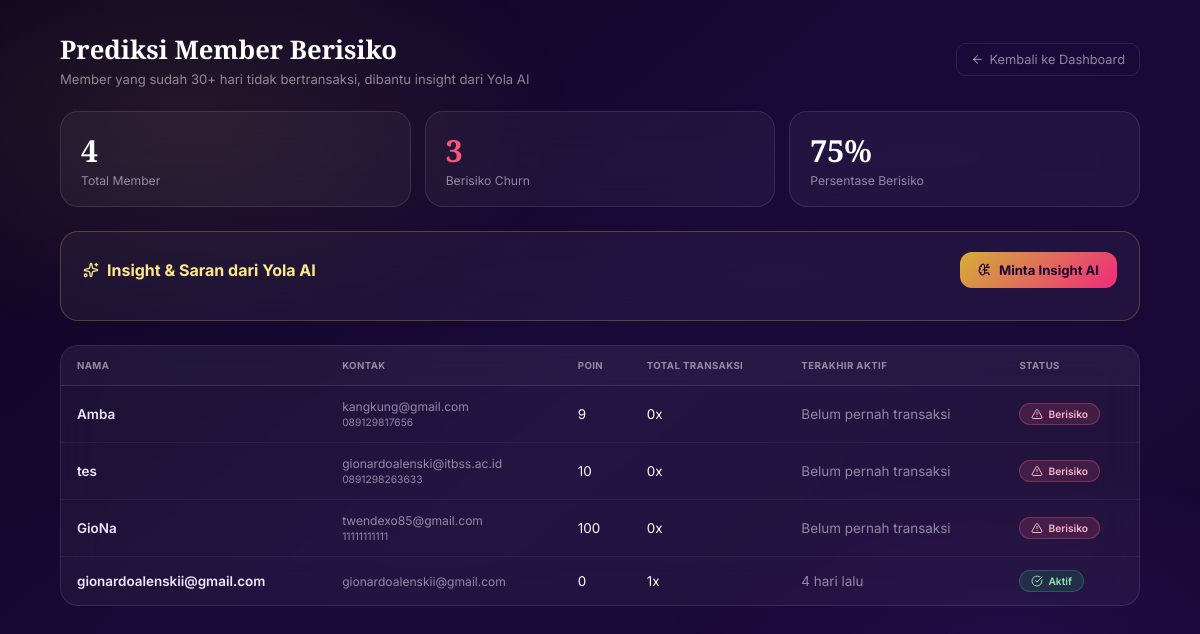
The page /prediksi_churn.php (signed in) on the database as committed earlier.
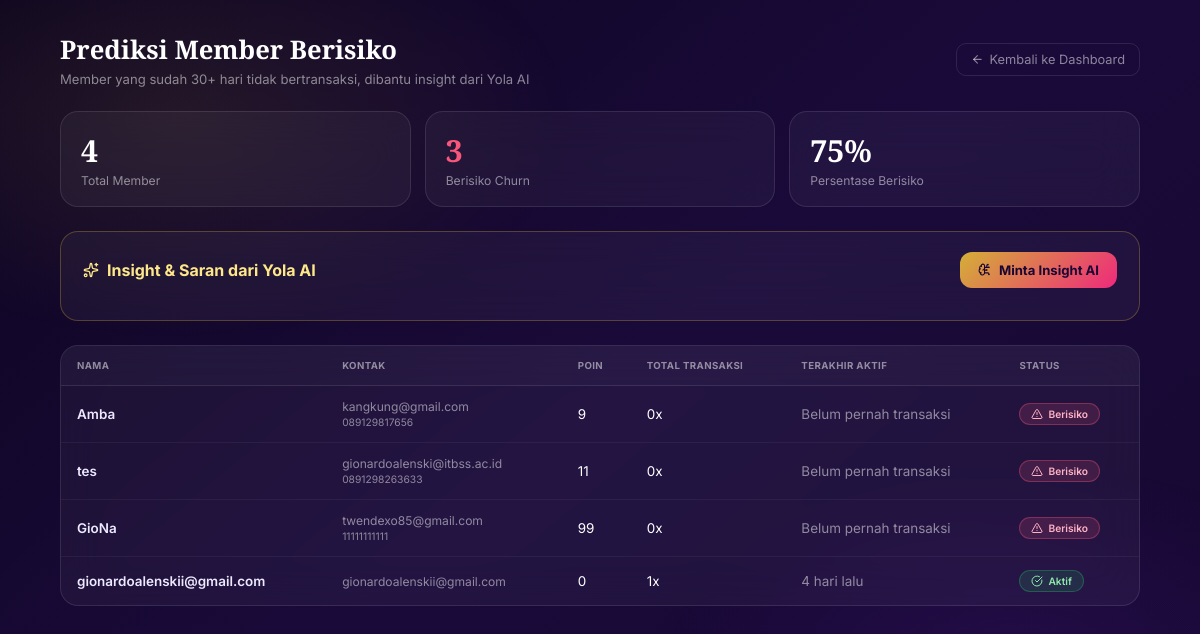
The same page on the database as committed later.
### tables this page shows
CREATE TABLE `member` (
  `id_member` int(11) NOT NULL,
  `id_user` int(11) DEFAULT NULL,
  `nama` varchar(100) NOT NULL,
  `email` varchar(100) DEFAULT NULL,
  `no_hp` varchar(20) DEFAULT NULL,
  `alamat` text DEFAULT NULL,
  `poin` int(11) DEFAULT 0,
  `streak_saat_ini` int(11) NOT NULL DEFAULT 0,
  `streak_terbaik` int(11) NOT NULL DEFAULT 0,
  `checkin_terakhir` date DEFAULT NULL,
  `created_at` timestamp NOT NULL DEFAULT current_timestamp()
);

### prediksi_churn.php (the view, shortened to what this page needs)
<?php
require_once 'config/koneksi.php';
$ambangHariBerisiko = 30;
$sql = "
    SELECT
        m.id_member, m.nama, m.email, m.no_hp, m.poin,
        GREATEST(
            COALESCE((SELECT MAX(p.tanggal) FROM pemesanan p WHERE p.id_member = m.id_member), '1970-01-01 00:00:00'),
            COALESCE((SELECT MAX(b.created_at) FROM booking b WHERE b.id_member = m.id_member), '1970-01-01 00:00:00')
        ) AS terakhir_aktif,
        (SELECT COUNT(*) FROM pemesanan p2 WHERE p2.id_member = m.id_member) AS total_pesanan,
        (SELECT COUNT(*) FROM booking b2 WHERE b2.id_member = m.id_member) AS total_booking
    FROM member m
    ORDER BY terakhir_aktif ASC
";
$res = mysqli_query($conn, $sql);
$daftarMember = [];
if ($res) {
    while ($row = mysqli_fetch_assoc($res)) {
        $terakhir = $row['terakhir_aktif'];
        $belumPernah = ($terakhir === '1970-01-01 00:00:00');
        $hariSejak = $belumPernah ? null : (int) floor((time() - strtotime($terakhir)) / 86400);
        $row['hari_sejak_aktif']       = $hariSejak;
        $row['belum_pernah_transaksi'] = $belumPernah;
        $row['berisiko']               = $belumPernah || $hariSejak >= $ambangHariBerisiko;
        $daftarMember[] = $row;
    }
}
$totalMember   = count($daftarMember);
$totalBerisiko = count(array_filter($daftarMember, fn($m) => $m['berisiko']));
?>
<!DOCTYPE html>
<html lang="id">
<head>
  <link rel="stylesheet" href="assets/css/lucide-icons.css">
</head>
<body>
<div class="page">
  <div class="page-head">
    <div>
      <h1>Prediksi Member Berisiko</h1>
      <div class="sub">Member yang sudah <?= $ambangHariBerisiko ?>+ hari tidak bertransaksi, dibantu insight dari Yola AI</div>
    </div>
    <a href="dashboard.php" class="back-link"><i data-lucide="arrow-left" class="lucide-ic"></i> Kembali ke Dashboard</a>
  </div>
  <div class="stat-grid">
    <div class="stat-card">
      <div class="num"><?= $totalMember ?></div>
      <div class="lbl">Total Member</div>
    </div>
    <div class="stat-card danger">
      <div class="num"><?= $totalBerisiko ?></div>
      <div class="lbl">Berisiko Churn</div>
    </div>
    <div class="stat-card">
      <div class="num"><?= $totalMember > 0 ? round($totalBerisiko / $totalMember * 100) : 0 ?>%</div>
      <div class="lbl">Persentase Berisiko</div>
    </div>
  </div>
  <div class="ai-panel">
    <div class="ai-panel-head">
      <h2><i data-lucide="sparkles" class="lucide-ic"></i> Insight & Saran dari Yola AI</h2>
      <button type="button" class="btn-ai" id="btnMintaInsight">
        <i data-lucide="brain-circuit" class="lucide-ic"></i> Minta Insight AI
      </button>
    </div>
  </div>
  <div class="table-wrap">
    <table>
      <thead>
        <tr>
          <th>Nama</th>
          <th>Kontak</th>
          <th>Poin</th>
          <th>Total Transaksi</th>
          <th>Terakhir Aktif</th>
          <th>Status</th>
        </tr>
      </thead>
      <tbody>
        <?php if (empty($daftarMember)): ?>
        <tr class="empty-row"><td colspan="6">Belum ada data member.</td></tr>
        <?php else: foreach ($daftarMember as $m): ?>
        <tr>
          <td class="nama-cell"><?= htmlspecialchars($m['nama']) ?></td>
          <td class="email-cell">
            <?= htmlspecialchars($m['email'] ?: '-') ?><br>
            <span style="font-size:.85em;"><?= htmlspecialchars($m['no_hp'] ?: '') ?></span>
          </td>
          <td><?= (int) $m['poin'] ?></td>
          <td><?= (int) $m['total_pesanan'] + (int) $m['total_booking'] ?>x</td>
          <td class="hari-text">
            <?php if ($m['belum_pernah_transaksi']): ?>
              Belum pernah transaksi
            <?php else: ?>
              <?= (int) $m['hari_sejak_aktif'] ?> hari lalu
            <?php endif; ?>
          </td>
          <td>
            <?php if ($m['berisiko']): ?>
              <span class="badge risk"><i data-lucide="alert-triangle" class="lucide-ic" style="width:12px;height:12px;"></i> Berisiko</span>
            <?php else: ?>
              <span class="badge safe"><i data-lucide="check-circle" class="lucide-ic" style="width:12px;height:12px;"></i> Aktif</span>
            <?php endif; ?>
          </td>
        </tr>
        <?php endforeach; endif; ?>
      </tbody>
    </table>
  </div>
</div>
</body>
</html>

Rows that differ between the two databases and show on the page:
changed member "tes": poin "10" → "11"
changed member "GioNa": poin "100" → "99"
